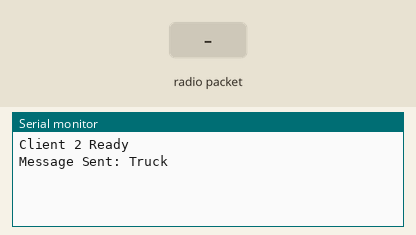
A sketch run on a simulated ESP32. Parts: the last lines printed to the serial monitor. The test bench sets the inputs (shaded band).

Above: at 1.2 s.
1.3 s: radio packet "1" arrives
At 2.3 s:
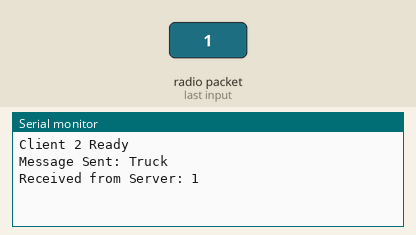
2.8 s: radio packet "0" arrives
At 3.5 s:
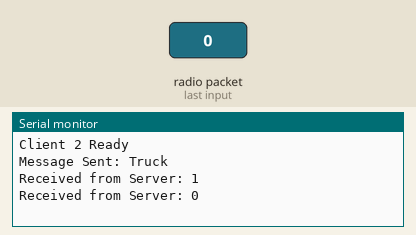
4.3 s: radio packet "2" arrives
At 4.9 s:
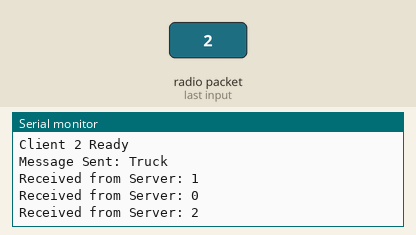

The sketch:

client2_truck.ino
```cpp
#include <esp_now.h>
#include <WiFi.h>

uint8_t serverMac[] = {0x78, 0x42, 0x1C, 0x6D, 0x2D, 0x9C};
const char *message = "Truck";

// Callback when data is received
void onReceive(const esp_now_recv_info_t *info, const uint8_t *data, int len) {
  char msg[10];
  memcpy(msg, data, len);
  msg[len] = '\0';
  Serial.print("Received from Server: ");
  Serial.println(msg);
}

void setup() {
  Serial.begin(115200);
  WiFi.mode(WIFI_STA);

  if (esp_now_init() != ESP_OK) {
    Serial.println("ESP-NOW Init Failed");
    return;
  }

  // Register Callback
  esp_now_register_recv_cb(onReceive);

  // Add Server as Peer
  esp_now_peer_info_t peerInfo = {};
  memcpy(peerInfo.peer_addr, serverMac, 6);
  peerInfo.channel = 0;
  peerInfo.encrypt = false;
  esp_now_add_peer(&peerInfo);

  Serial.println("Client 2 Ready");
}

void loop() {
  esp_now_send(serverMac, (uint8_t *)message, strlen(message));
  Serial.println("Message Sent: Truck");
  delay(5000);
}
```

Measured:
- after the input at 1.3 s, the serial monitor: prints a new line after 0.05 s (image 1)
- after the input at 2.8 s, the serial monitor: prints a new line after 0.05 s (image 2)
- after the input at 4.3 s, the serial monitor: prints a new line after 0.05 s (image 3)
